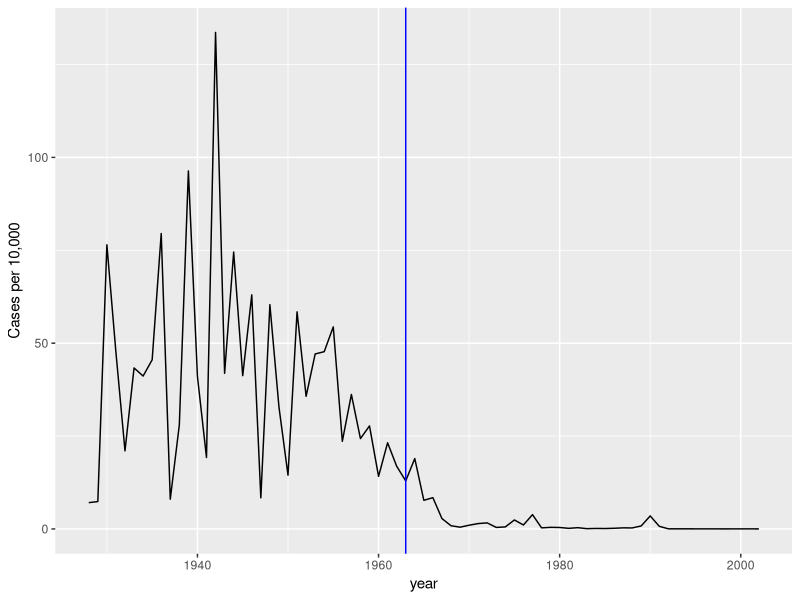
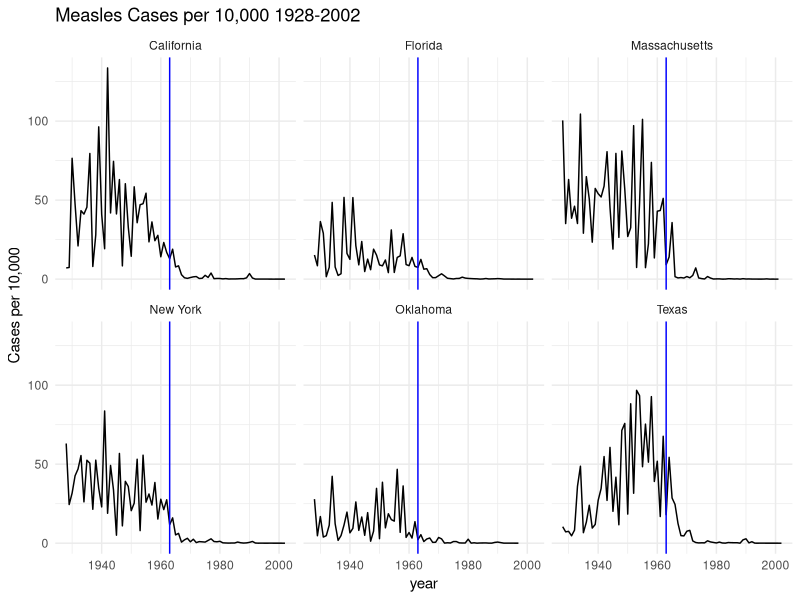
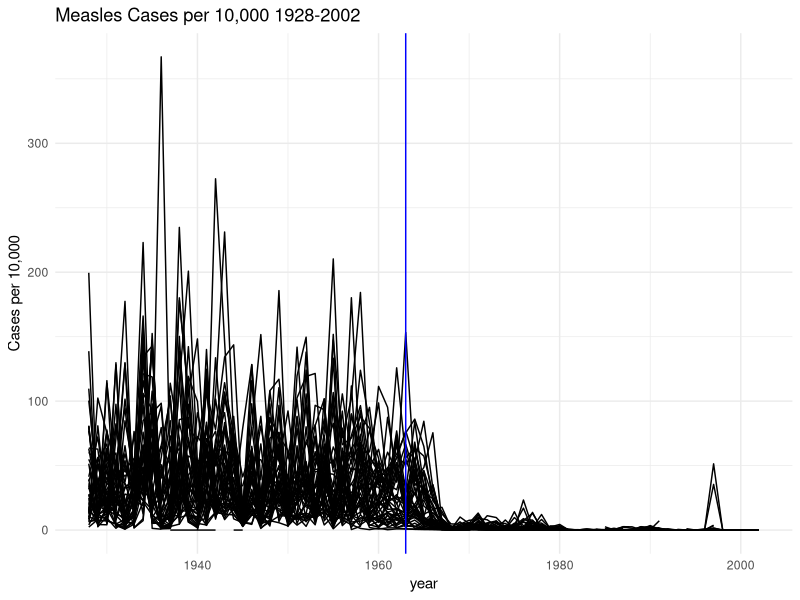
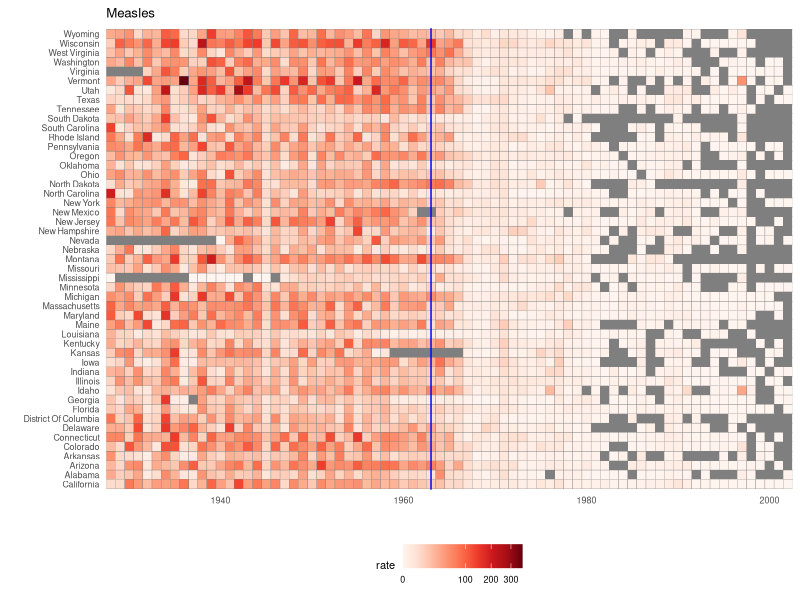
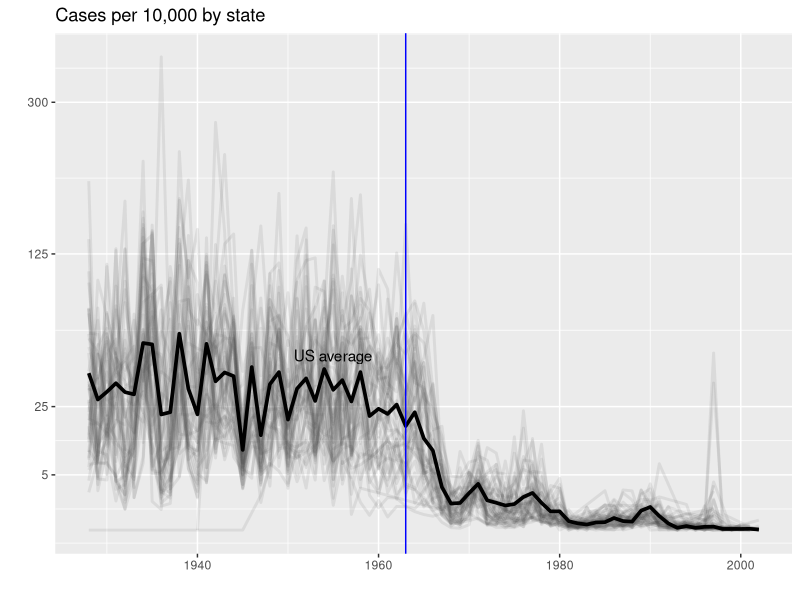

Recreate these plots in R, in order.

### Measles Plots

# from:  https://rafalab.github.io/dsbook/data-visualization-principles.html

library(tidyverse)
library(RColorBrewer)
library(dslabs)
data(us_contagious_diseases)
names(us_contagious_diseases)


the_disease <- "Measles"
dat <- us_contagious_diseases %>%
  filter(!state%in%c("Hawaii","Alaska") & disease == the_disease) %>%
  mutate(rate = count / population * 10000 * 52 / weeks_reporting) %>% 
  mutate(state = reorder(state, rate)) 


states <- c("Texas", "California", "New York", "Florida", "Massachusetts", "Oklahoma")

dat %>% filter(state == "California" & !is.na(rate)) %>%
  ggplot(aes(year, rate)) +
  geom_line() + 
  ylab("Cases per 10,000")  + 
  geom_vline(xintercept=1963, col = "blue")

range(dat$year)

dat %>% filter(state %in% states & !is.na(rate)) %>%
  ggplot(aes(year, rate)) +
  geom_line() + 
  ylab("Cases per 10,000")  + 
  geom_vline(xintercept=1963, col = "blue") +
  facet_wrap(~state)+
  theme_minimal() +
  ggtitle("Measles Cases per 10,000 1928-2002")

dat %>% 
  ggplot(aes(year, rate, group=state)) +
  geom_line() + 
  ylab("Cases per 10,000")  + 
  geom_vline(xintercept=1963, col = "blue") +
  theme_minimal() +
  ggtitle("Measles Cases per 10,000 1928-2002")



dat %>% ggplot(aes(year, state, fill = rate)) +
  geom_tile(color = "grey50") +
  scale_x_continuous(expand=c(0,0)) +
  scale_fill_gradientn(colors = brewer.pal(9, "Reds"), trans = "sqrt") +
  geom_vline(xintercept=1963, col = "blue") +
  theme_minimal() +  
  theme(panel.grid = element_blank(), 
        legend.position="bottom", 
        text = element_text(size = 8)) +
  ggtitle(the_disease) + 
  ylab("") + xlab("")


avg <- us_contagious_diseases %>%
  filter(disease==the_disease) %>% group_by(year) %>%
  summarize(us_rate = sum(count, na.rm = TRUE) / 
              sum(population, na.rm = TRUE) * 10000)

dat %>% 
  filter(!is.na(rate)) %>%
  ggplot() +
  geom_line(aes(year, rate, group = state),  color = "grey30", 
            show.legend = FALSE, alpha = 0.1, size = 1) +
  geom_line(mapping = aes(year, us_rate),  data = avg, size = 1.25) +
  scale_y_continuous(trans = "sqrt", breaks = c(5, 25, 125, 300)) + 
  ggtitle("Cases per 10,000 by state") + 
  xlab("") + ylab("") +
  geom_text(data = data.frame(x = 1955, y = 50), 
            mapping = aes(x, y, label="US average"), 
            color="black") + 
  geom_vline(xintercept=1963, col = "blue")


# with median and IQR 
